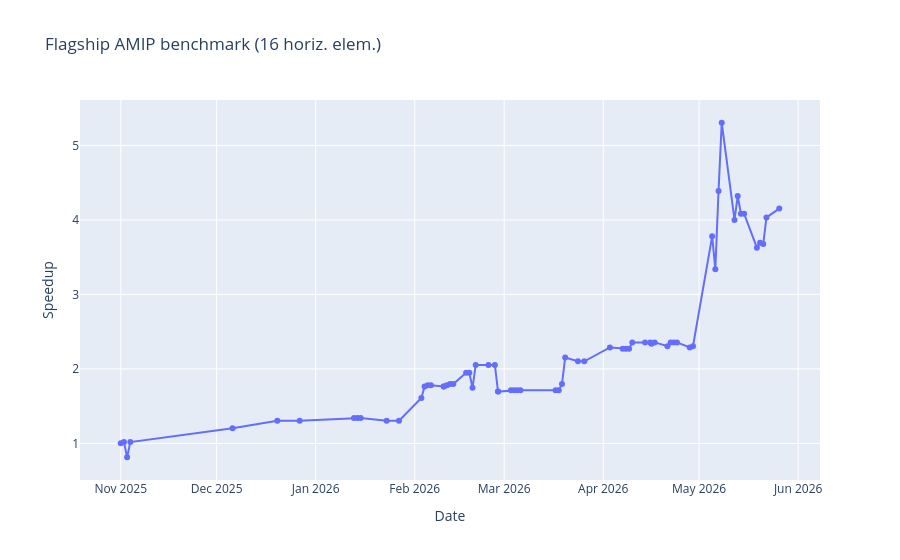

Notebook code for this chart:
### Markdown cell above
## Speeding up AMIP

### Code cell
import glob
import os
from datetime import datetime, timezone
from pathlib import Path
import json
import subprocess

import polars as pl
from plotly.graph_objects import Figure

ROOT = Path.cwd()
if not (ROOT / "runs").exists() and (ROOT / "clima-perf" / "runs").exists():
    ROOT = ROOT / "clima-perf"

logs = glob.glob(str(ROOT / "runs/amip/*/output.log"))

REPOS = {
    "ClimaAtmos": ROOT / "repos/ClimaAtmos.jl",
    "ClimaCore": ROOT / "repos/ClimaCore.jl",
    "ClimaCoupler": ROOT / "repos/ClimaCoupler.jl",
    "ClimaTimesteppers": ROOT / "repos/ClimaTimesteppers.jl",
    "RRTMGP": ROOT / "repos/RRTMGP.jl",
    "Thermodynamics": ROOT / "repos/Thermodynamics.jl",
}

GITHUB_REPOS = {
    "ClimaAtmos": "CliMA/ClimaAtmos.jl",
    "ClimaCore": "CliMA/ClimaCore.jl",
    "ClimaCoupler": "CliMA/ClimaCoupler.jl",
    "ClimaTimesteppers": "CliMA/ClimaTimeSteppers.jl",
    "RRTMGP": "CliMA/RRTMGP.jl",
    "Thermodynamics": "CliMA/Thermodynamics.jl",
}


def fetch_repo_history(repo_path: Path) -> None:
    try:
        is_shallow = (
            subprocess.check_output(
                [
                    "git",
                    "-C",
                    str(repo_path),
                    "rev-parse",
                    "--is-shallow-repository",
                ],
                text=True,
            ).strip()
            == "true"
        )
        if is_shallow:
            subprocess.run(
                [
                    "git",
                    "-C",
                    str(repo_path),
                    "fetch",
                    "--unshallow",
                    "origin",
                ],
                check=True,
                stdout=subprocess.DEVNULL,
                stderr=subprocess.DEVNULL,
            )
        subprocess.run(
            ["git", "-C", str(repo_path), "fetch", "origin", "--prune"],
            check=True,
            stdout=subprocess.DEVNULL,
            stderr=subprocess.DEVNULL,
        )
    except subprocess.CalledProcessError:
        # Continue with local history if fetch is unavailable/fails
        pass


for repo_path in REPOS.values():
    fetch_repo_history(repo_path)


def parse_iso_datetime(s: str) -> datetime:
    # Handle both YYYY-MM-DDTHH:MM:SS and ...Z forms consistently in UTC
    dt = datetime.fromisoformat(s.replace("Z", "+00:00"))
    if dt.tzinfo is None:
        return dt.replace(tzinfo=timezone.utc)
    return dt.astimezone(timezone.utc)


def parse_sypd(lines: list[str]) -> float | None:
    sypd = None
    found_step_40 = False
    for line in lines:
        if (
            "n_steps_completed = 40" in line
            or "n_steps_completed = 41" in line
        ):
            found_step_40 = True
        if found_step_40 and "estimated_sypd = " in line:
            sypd = float(
                line.split("estimated_sypd = ")[1].split()[0].replace('"', "")
            )
            break
    return sypd


rev_cache: dict[tuple[str, str], str | None] = {}


def git_rev_at_time(repo_path: Path, dt: datetime) -> str | None:
    key = (str(repo_path), dt.isoformat())
    if key in rev_cache:
        return rev_cache[key]
    rev = ""
    for ref in ["origin/main", "main"]:
        try:
            rev = subprocess.check_output(
                [
                    "git",
                    "-C",
                    str(repo_path),
                    "rev-list",
                    "-1",
                    f"--before={dt.isoformat()}",
                    ref,
                ],
                text=True,
            ).strip()
            if rev:
                break
        except subprocess.CalledProcessError:
            rev = ""
    rev_cache[key] = rev or None
    return rev_cache[key]


def repo_revs_for_time(
    dt: datetime, climacoupler_override: str | None = None
) -> dict[str, str | None]:
    revs: dict[str, str | None] = {}
    for repo_name, repo_path in REPOS.items():
        revs[repo_name] = git_rev_at_time(repo_path, dt)
    if climacoupler_override:
        revs["ClimaCoupler"] = climacoupler_override
    return revs


rows = []

for log in logs:
    run_date = parse_iso_datetime(Path(log).parent.name)
    with open(log, "r") as f:
        lines = f.readlines()
    row = {
        "date": run_date,
        "run_from": "calkit",
        "sypd": parse_sypd(lines),
        "buildkite_commit": None,
    }
    row.update(
        {f"{k}_rev": v for k, v in repo_revs_for_time(run_date).items()}
    )
    rows.append(row)

# Now read any fetched Buildkite logs
bk_jobs = glob.glob(str(ROOT / "buildkite/*.json"))
for job_fpath in bk_jobs:
    with open(job_fpath) as f:
        job = json.load(f)
    run_date = parse_iso_datetime(job["created_at"])
    sypd = parse_sypd(job["raw_log_txt"].split("\n"))
    commit = job.get("commit")
    if not isinstance(commit, str) or not commit:
        commit = None
    row = {
        "date": run_date,
        "run_from": "buildkite",
        "sypd": sypd,
        "buildkite_commit": commit,
    }
    row.update(
        {
            f"{k}_rev": v
            for k, v in repo_revs_for_time(
                run_date,
                climacoupler_override=commit,
            ).items()
        }
    )
    rows.append(row)

if rows:
    df = pl.DataFrame(rows).sort("date")
else:
    # Keep a stable schema if no input rows are found
    df = pl.DataFrame(
        schema={
            "date": pl.Datetime(time_zone="UTC"),
            "run_from": pl.Utf8,
            "sypd": pl.Float64,
            "buildkite_commit": pl.Utf8,
        }
    )

# Add normalized SYPD column; normalize by the first non-null SYPD value
non_null_sypd = (
    df["sypd"].drop_nulls()
    if "sypd" in df.columns
    else pl.Series([], dtype=pl.Float64)
)
first_sypd = non_null_sypd[0] if len(non_null_sypd) > 0 else None
df = df.with_columns(
    pl.when(first_sypd is not None)
    .then(pl.col("sypd") / pl.lit(first_sypd))
    .otherwise(None)
    .alias("speedup")
)

# Ensure revision columns exist even in empty-data scenarios
for repo_name in GITHUB_REPOS:
    rev_col = f"{repo_name}_rev"
    if rev_col not in df.columns:
        df = df.with_columns(pl.lit(None).cast(pl.Utf8).alias(rev_col))

# Compute diff URLs relative to PREVIOUS PLOTTED POINT (non-null speedup),
# then join those URLs back to the full dataframe by stable row id
pdf = df.to_pandas().sort_values("date").reset_index(drop=True)
pdf["__row_id"] = range(len(pdf))
plot_pdf = pdf[pdf["speedup"].notna()].copy()

for repo_name, gh_repo in GITHUB_REPOS.items():
    rev_col = f"{repo_name}_rev"
    diff_col = f"{repo_name}_diff_url"
    prev_rev = plot_pdf[rev_col].shift(1)
    changed = (
        (plot_pdf[rev_col].notna())
        & (prev_rev.notna())
        & (plot_pdf[rev_col] != prev_rev)
    )
    plot_pdf[diff_col] = None
    plot_pdf.loc[changed, diff_col] = (
        "https://github.com/"
        + gh_repo
        + "/compare/"
        + prev_rev[changed]
        + "..."
        + plot_pdf.loc[changed, rev_col]
    )

diff_cols = [f"{repo}_diff_url" for repo in GITHUB_REPOS]
plot_pdf["repos_changed"] = plot_pdf.apply(
    lambda row: len(
        [
            repo
            for repo in GITHUB_REPOS
            if isinstance(row[f"{repo}_diff_url"], str)
            and row[f"{repo}_diff_url"]
        ]
    ),
    axis=1,
)

# Hover text shows only repo names (not links).
plot_pdf["hover_repo_changes"] = plot_pdf["repos_changed"].apply(
    lambda s: "No repo revision changes vs previous plotted point"
    if s == "None"
    else f"Repos changed: {s}"
)
plot_pdf["percent_change"] = (
    plot_pdf["speedup"].div(plot_pdf["speedup"].shift(1)).sub(1.0).mul(100.0)
)

pdf = pdf.merge(
    plot_pdf[["__row_id", *diff_cols, "repos_changed"]],
    on="__row_id",
    how="left",
)
pdf = pdf.drop(columns=["__row_id"])

df = pl.from_pandas(pdf)

print(df)

os.makedirs(ROOT / "results", exist_ok=True)
df.write_csv(ROOT / "results/amip.csv")

# Export markdown table
latest_plot_pdf = plot_pdf.sort_values("date", ascending=False).head(15).copy()
md_lines = [
    "| Date | Speedup | Change | Repo diffs |",
    "|---|---:|---:|---|",
]
for _, row in latest_plot_pdf.iterrows():
    links = []
    for repo_name in GITHUB_REPOS:
        url = row[f"{repo_name}_diff_url"]
        if isinstance(url, str) and url:
            links.append(f"[{repo_name}]({url})")
    repo_diff = ", ".join(links) if links else ""
    pct_change = row["percent_change"]
    if pct_change == pct_change:
        rounded_pct_change = round(pct_change, 1)
        pct_change_text = (
            "" if rounded_pct_change == 0 else f"{rounded_pct_change:+.1f}%"
        )
    else:
        pct_change_text = "None"
    md_lines.append(
        f"| {row['date'].strftime('%Y-%m-%d')} | "
        f"{row['speedup']:.6f} | {pct_change_text} | {repo_diff} |"
    )

with open(ROOT / "results/amip-repo-diff-links.md", "w") as f:
    f.write("\n".join(md_lines) + "\n")

fig: Figure = plot_pdf.plot(
    x="date",
    y="speedup",
    title="Flagship AMIP benchmark (16 horiz. elem.)",
    backend="plotly",
)  # type: ignore

# Use lines and markers; hover notes changed repos only
fig.update_traces(
    mode="lines+markers",
    customdata=plot_pdf[["hover_repo_changes", "sypd"]],
    hovertemplate=(
        "Date: %{x}<br>"
        "Speedup: %{y:.3f}<br>"
        "SYPD: %{customdata[1]}<br>"
        "%{customdata[0]}<extra></extra>"
    ),
)
fig.update_layout(yaxis_title="Speedup", xaxis_title="Date")

# Save as PNG and JSON
os.makedirs(ROOT / "figures", exist_ok=True)
fig.write_image(ROOT / "figures/amip-speedup.png")
fig.write_json(ROOT / "figures/amip-speedup.json")
fig

### Figure 1 — Plotly figure (JSON) as saved in the notebook; plotly's stock layout.template omitted (floating-point values rounded to 4 significant figures; data arrays with more than 128 entries replaced by an {"elided": "..."} marker saying what was removed)
{"data": [{"customdata": {"elided": "67x2 mixed values"}, "hovertemplate": "Date: %{x}<br>Speedup: %{y:.3f}<br>SYPD: %{customdata[1]}<br>%{customdata[0]}<extra></extra>", "legendgroup": "", "line": {"color": "#636efa", "dash": "solid"}, "marker": {"symbol": "circle"}, "mode": "lines+markers", "name": "", "orientation": "v", "showlegend": false, "type": "scatter", "x": ["2025-11-01T00:00:00.000000", "2025-11-02T00:00:00.000000", "2025-11-03T00:00:00.000000", "2025-11-04T00:00:00.000000", "2025-12-06T00:00:00.000000", "2025-12-20T00:00:00.000000", "2025-12-27T00:00:00.000000", "2026-01-13T00:00:00.000000", "2026-01-14T02:08:04.227000", "2026-01-15T02:01:10.145000", "2026-01-23T05:08:09.178000", "2026-01-27T02:02:52.668000", "2026-02-03T02:01:09.326000", "2026-02-04T02:01:09.333000", "2026-02-05T02:01:09.444000", "2026-02-06T02:01:09.384000", "2026-02-10T02:01:08.820000", "2026-02-10T02:01:08.820000", "2026-02-11T02:01:09.027000", "2026-02-12T02:01:08.205000", "2026-02-13T02:01:10.162000", "2026-02-17T02:01:08.722000", "2026-02-18T02:01:12.455000", "2026-02-19T02:01:10.265000", "2026-02-20T02:01:10.023000", "2026-02-24T02:01:09.226000", "2026-02-26T02:01:09.700000", "2026-02-27T02:01:09.678000", "2026-02-27T02:01:09.678000", "2026-03-03T02:01:09.841000", "2026-03-04T02:01:09.139000", "2026-03-05T02:01:09.384000", "2026-03-06T02:01:08.829000", "2026-03-17T02:01:09.548000", "2026-03-18T02:01:11.543000", "2026-03-19T02:01:09.130000", "2026-03-20T02:01:10.335000", "2026-03-24T02:01:09.715000", "2026-03-26T02:01:09.573000", "2026-04-03T02:01:11.585000", "2026-04-07T02:01:09.332000", "2026-04-08T02:01:08.767000", "2026-04-09T02:01:14.526000", "2026-04-10T02:01:09.373000", "2026-04-14T02:01:11.009000", "2026-04-15T17:14:21.765000", "2026-04-16T02:01:08.077000", "2026-04-17T02:01:08.437000", "2026-04-21T02:01:09.052000", "2026-04-22T02:01:08.712000", "2026-04-23T02:01:09.525000", "2026-04-24T02:01:09.124000", "2026-04-28T02:01:09.323000", "2026-04-29T02:01:08.922000", "2026-05-05T02:01:53.914000", "2026-05-06T02:01:09.723000", "2026-05-07T02:01:09.938000", "2026-05-08T02:01:08.345000", "2026-05-12T02:01:09.950000", "2026-05-13T02:01:09.435000", "2026-05-14T02:01:10.441000", "2026-05-15T02:01:09.372000", "2026-05-19T02:01:08.196000", "2026-05-20T02:01:09.259000", "2026-05-21T02:01:08.510000", "2026-05-22T02:01:10.881000", "2026-05-26T02:01:08.585000"], "xaxis": "x", "y": [1.0, 1.017, 0.8136, 1.017, 1.203, 1.305, 1.305, 1.339, 1.339, 1.339, 1.305, 1.305, 1.61, 1.763, 1.78, 1.78, 1.763, 1.763, 1.78, 1.797, 1.797, 1.949, 1.949, 1.746, 2.051, 2.051, 2.051, 1.695, 1.695, 1.712, 1.712, 1.712, 1.712, 1.712, 1.712, 1.797, 2.153, 2.102, 2.102, 2.288, 2.271, 2.271, 2.271, 2.356, 2.356, 2.356, 2.339, 2.356, 2.305, 2.356, 2.356, 2.356, 2.288, 2.305, 3.78, 3.339, 4.39, 5.305, 4.0, 4.322, 4.085, 4.085, 3.627, 3.695, 3.678, 4.034, 4.153], "yaxis": "y"}], "layout": {"legend": {"tracegroupgap": 0}, "title": {"text": "Flagship AMIP benchmark (16 horiz. elem.)"}, "xaxis": {"anchor": "y", "domain": [0.0, 1.0], "title": {"text": "Date"}}, "yaxis": {"anchor": "x", "domain": [0.0, 1.0], "title": {"text": "Speedup"}}}}
